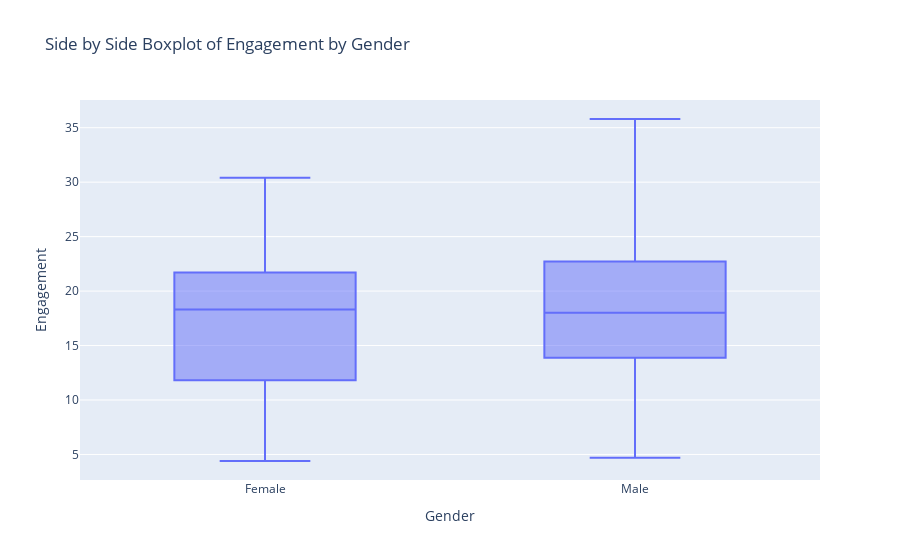

Notebook code cell kept with this figure:
### Code cell
fig = px.box(tiktok, x="Gender", y="Engagement", title="Side by Side Boxplot of Engagement by Gender")
fig.show()

### Figure 1 — Plotly figure (JSON) as saved in the notebook; plotly's stock layout.template omitted (floating-point values rounded to 4 significant figures; data arrays with more than 128 entries replaced by an {"elided": "..."} marker saying what was removed)
{"data": [{"alignmentgroup": "True", "hovertemplate": "Gender=%{x}<br>Engagement=%{y}<extra></extra>", "legendgroup": "", "marker": {"color": "#636efa"}, "name": "", "notched": false, "offsetgroup": "", "orientation": "v", "showlegend": false, "type": "box", "x": {"elided": "256 str values"}, "x0": " ", "xaxis": "x", "y": {"elided": "256 float values"}, "y0": " ", "yaxis": "y"}], "layout": {"boxmode": "group", "legend": {"tracegroupgap": 0}, "title": {"text": "Side by Side Boxplot of Engagement by Gender"}, "xaxis": {"anchor": "y", "domain": [0, 1], "title": {"text": "Gender"}}, "yaxis": {"anchor": "x", "domain": [0, 1], "title": {"text": "Engagement"}}}}
